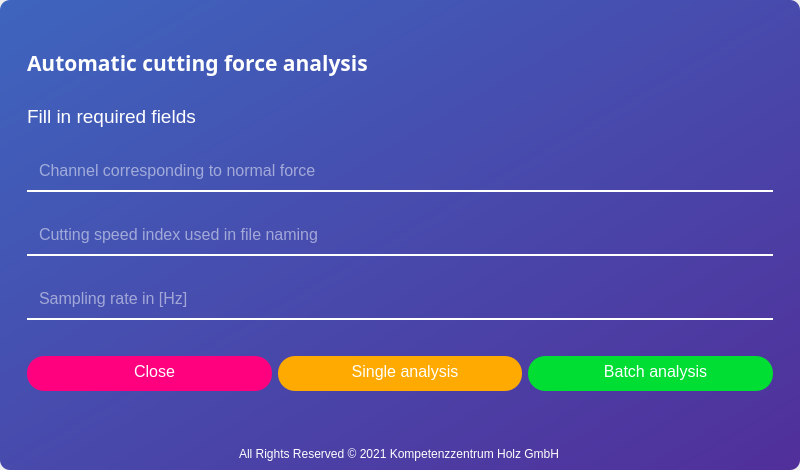
<?xml version="1.0" encoding="UTF-8"?>
<ui version="4.0">
 <class>MainWindow</class>
 <widget class="QMainWindow" name="MainWindow">
  <property name="geometry">
   <rect>
    <x>0</x>
    <y>0</y>
    <width>800</width>
    <height>470</height>
   </rect>
  </property>
  <property name="minimumSize">
   <size>
    <width>800</width>
    <height>470</height>
   </size>
  </property>
  <property name="maximumSize">
   <size>
    <width>800</width>
    <height>470</height>
   </size>
  </property>
  <property name="windowTitle">
   <string>HARDIS | Cutting force analysis</string>
  </property>
  <property name="windowIcon">
   <iconset>
    <normaloff>icons/loupe.png</normaloff>icons/loupe.png</iconset>
  </property>
  <property name="styleSheet">
   <string notr="true"/>
  </property>
  <widget class="QWidget" name="centralwidget">
   <property name="styleSheet">
    <string notr="true">background-color: qlineargradient(spread:pad, x1:0, y1:0, x2:1, y2:1, stop:0 rgba(62, 101, 190, 255), stop:1 rgba(81, 47, 154, 255));
border-radius: 10px;</string>
   </property>
   <layout class="QVBoxLayout" name="verticalLayout">
    <item>
     <widget class="QFrame" name="frame">
      <property name="styleSheet">
       <string notr="true">background-color: rgba(255, 255, 255, 0);</string>
      </property>
      <property name="frameShape">
       <enum>QFrame::StyledPanel</enum>
      </property>
      <property name="frameShadow">
       <enum>QFrame::Raised</enum>
      </property>
      <layout class="QVBoxLayout" name="verticalLayout_2">
       <property name="leftMargin">
        <number>18</number>
       </property>
       <property name="topMargin">
        <number>18</number>
       </property>
       <property name="rightMargin">
        <number>18</number>
       </property>
       <property name="bottomMargin">
        <number>18</number>
       </property>
       <item>
        <widget class="QLabel" name="title_label">
         <property name="sizePolicy">
          <sizepolicy hsizetype="Expanding" vsizetype="Fixed">
           <horstretch>0</horstretch>
           <verstretch>0</verstretch>
          </sizepolicy>
         </property>
         <property name="font">
          <font>
           <family>Segoe UI Light</family>
           <pointsize>16</pointsize>
           <weight>75</weight>
           <bold>true</bold>
          </font>
         </property>
         <property name="styleSheet">
          <string notr="true">background-color: rgba(0, 0, 0, 0);
color: rgb(255, 255, 255);
font-size: 16pt;
font-family: &quot;Segoe UI Light&quot;;</string>
         </property>
         <property name="text">
          <string>Automatic cutting force analysis</string>
         </property>
        </widget>
       </item>
       <item>
        <widget class="QLabel" name="message_label">
         <property name="sizePolicy">
          <sizepolicy hsizetype="Expanding" vsizetype="Fixed">
           <horstretch>0</horstretch>
           <verstretch>0</verstretch>
          </sizepolicy>
         </property>
         <property name="styleSheet">
          <string notr="true">background-color: rgba(0, 0, 0, 0);
color: rgb(255, 255, 255);
font-size: 14pt;
font-family: &quot;Segoe UI Light&quot;;</string>
         </property>
         <property name="text">
          <string>Fill in required fields</string>
         </property>
        </widget>
       </item>
       <item>
        <widget class="QLineEdit" name="channel_field">
         <property name="styleSheet">
          <string notr="true">QLineEdit {
height: 30px;
font-size: 12pt;
font-family: &quot;Segoe UI Light&quot;;
padding-left: 10px;
padding-bottom: 5px;
border-bottom: 2px solid rgb(255, 255, 255);
border-radius: 0px;
color: rgb(255, 255, 255);
}

QLineEdit:hover {
border: 2px solid rgb(255, 255, 255);
border-radius: 17.5px;
}

QLineEdit:focus {
border: 2px solid rgb(0, 255, 213);
border-radius: 17.5px;
}
</string>
         </property>
         <property name="placeholderText">
          <string>Channel corresponding to normal force</string>
         </property>
        </widget>
       </item>
       <item>
        <widget class="QLineEdit" name="cs_field">
         <property name="styleSheet">
          <string notr="true">QLineEdit {
height: 30px;
font-size: 12pt;
font-family: &quot;Segoe UI Light&quot;;
padding-left: 10px;
padding-bottom: 5px;
border-bottom: 2px solid rgb(255, 255, 255);
border-radius: 0px;
color: rgb(255, 255, 255);
}

QLineEdit:hover {
border: 2px solid rgb(255, 255, 255);
border-radius: 17.5px;
}

QLineEdit:focus {
border: 2px solid rgb(0, 255, 213);
border-radius: 17.5px;
}
</string>
         </property>
         <property name="placeholderText">
          <string>Cutting speed index used in file naming</string>
         </property>
        </widget>
       </item>
       <item>
        <widget class="QLineEdit" name="fs_field">
         <property name="styleSheet">
          <string notr="true">QLineEdit {
height: 30px;
font-size: 12pt;
font-family: &quot;Segoe UI Light&quot;;
padding-left: 10px;
padding-bottom: 5px;
border-bottom: 2px solid rgb(255, 255, 255);
border-radius: 0px;
color: rgb(255, 255, 255);
}

QLineEdit:hover {
border: 2px solid rgb(255, 255, 255);
border-radius: 17.5px;
}

QLineEdit:focus {
border: 2px solid rgb(0, 255, 213);
border-radius: 17.5px;
}
</string>
         </property>
         <property name="placeholderText">
          <string>Sampling rate in [Hz]</string>
         </property>
        </widget>
       </item>
       <item>
        <widget class="QFrame" name="frame_2">
         <property name="sizePolicy">
          <sizepolicy hsizetype="Expanding" vsizetype="Fixed">
           <horstretch>0</horstretch>
           <verstretch>0</verstretch>
          </sizepolicy>
         </property>
         <property name="frameShape">
          <enum>QFrame::StyledPanel</enum>
         </property>
         <property name="frameShadow">
          <enum>QFrame::Raised</enum>
         </property>
         <layout class="QHBoxLayout" name="horizontalLayout">
          <property name="leftMargin">
           <number>0</number>
          </property>
          <property name="rightMargin">
           <number>0</number>
          </property>
          <item>
           <widget class="QPushButton" name="close_button">
            <property name="styleSheet">
             <string notr="true">QPushButton {
color: #ffffff;
background-color: rgb(255, 0, 127);
height: 30px;
padding-left: 10px;
padding-bottom: 5px;
border-radius: 17.0px;
font-size: 12pt;
font-family: &quot;Segoe UI Light&quot;;
}

QPushButton:hover {
border: 2px solid rgb(255, 255, 255)
}

QPushButton:pressed {
color: rgba(255, 255, 255, 0.5);
background-color: rgba(255, 0, 127, 0.5);
}</string>
            </property>
            <property name="text">
             <string>Close</string>
            </property>
           </widget>
          </item>
          <item>
           <widget class="QPushButton" name="single_button">
            <property name="styleSheet">
             <string notr="true">QPushButton {
color: #ffffff;
background-color: rgb(255, 170, 0);
height: 30px;
padding-left: 10px;
padding-bottom: 5px;
border-radius: 17.0px;
font-size: 12pt;
font-family: &quot;Segoe UI Light&quot;;
}

QPushButton:hover {
border: 2px solid rgb(255, 255, 255)
}

QPushButton:pressed {
color: rgba(255, 255, 255, 0.5);
background-color: rgba(255, 170, 0, 0.5);
}</string>
            </property>
            <property name="text">
             <string>Single analysis</string>
            </property>
           </widget>
          </item>
          <item>
           <widget class="QPushButton" name="batch_button">
            <property name="styleSheet">
             <string notr="true">QPushButton {
color: #ffffff;
background-color: rgb(0, 221, 51);
height: 30px;
padding-left: 10px;
padding-bottom: 5px;
border-radius: 17.0px;
font-size: 12pt;
font-family: &quot;Segoe UI Light&quot;;
}

QPushButton:hover {
border: 2px solid rgb(255, 255, 255)
}

QPushButton:pressed {
color: rgba(255, 255, 255, 0.5);
background-color: rgba(0, 221, 51, 0.5);
}</string>
            </property>
            <property name="text">
             <string>Batch analysis</string>
            </property>
           </widget>
          </item>
         </layout>
        </widget>
       </item>
      </layout>
     </widget>
    </item>
    <item alignment="Qt::AlignHCenter">
     <widget class="QLabel" name="footer">
      <property name="sizePolicy">
       <sizepolicy hsizetype="Fixed" vsizetype="Fixed">
        <horstretch>0</horstretch>
        <verstretch>0</verstretch>
       </sizepolicy>
      </property>
      <property name="styleSheet">
       <string notr="true">background-color: rgba(255, 255, 255, 0);
color: rgb(255, 255, 255);</string>
      </property>
      <property name="text">
       <string>All Rights Reserved © 2021 Kompetenzzentrum Holz GmbH</string>
      </property>
     </widget>
    </item>
   </layout>
  </widget>
 </widget>
 <resources/>
 <connections/>
</ui>
